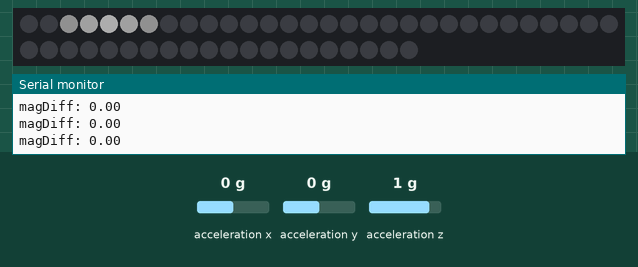
Simulated run of this sketch. Board: Arduino Uno, built with avr-gcc and run on an emulated ATmega328P. Shown: 50 RGB LEDs in strip order, left to right, continuing on the next row, the last lines printed to the serial monitor. Wiring (inferred from the names in the program): MMA8452 accelerometer at I2C address 0x1D. The inputs (shaded band) are chosen by the test bench; at power-on: acceleration x 0 g, acceleration y 0 g, acceleration z 1 g. Dim RGB values are drawn brighter than linear; random numbers use the default seed unless the sketch sets one; no radio packets arrive unless stated.

Above: at 1.2 s.
1.3 s: acceleration x set to -1.4 g
At 2.6 s:
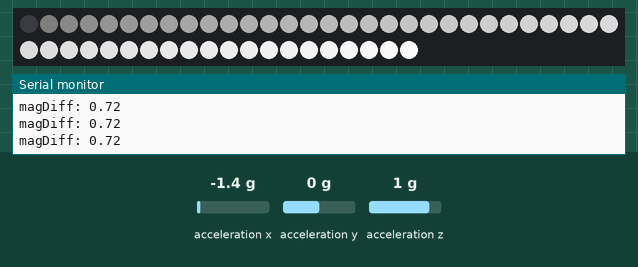
2.9 s: acceleration x set to -0.4 g
At 3.61 s:
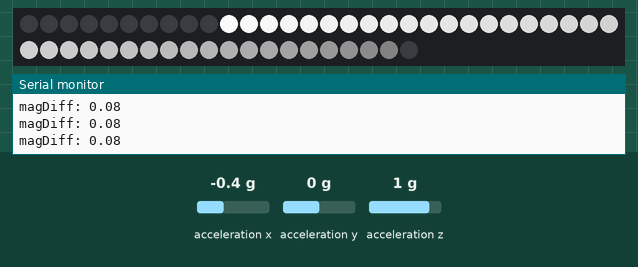
4.4 s: acceleration y set to -0.8 g
At 5.4 s:
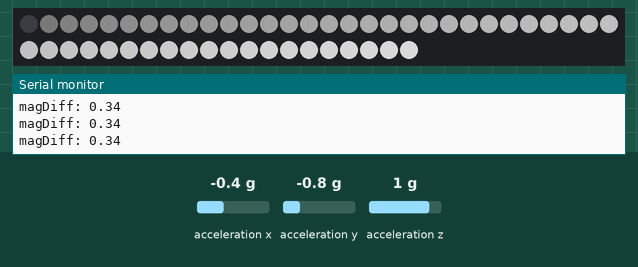
6.3 s: acceleration z set to -0.3 g
At 7.64 s:
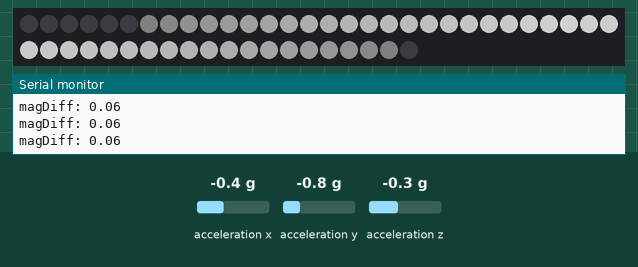
7.8 s: acceleration y set to -1.4 g
At 8.6 s:
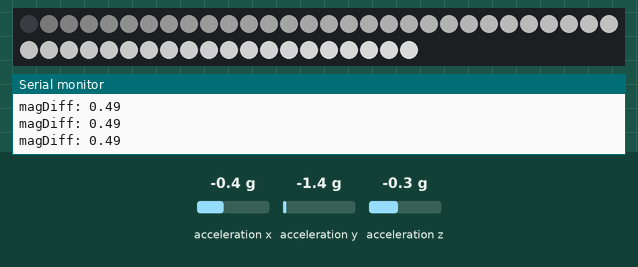
Timing chart, 0 to 10.7 s (numbered marks = the images above; inputs shaded):
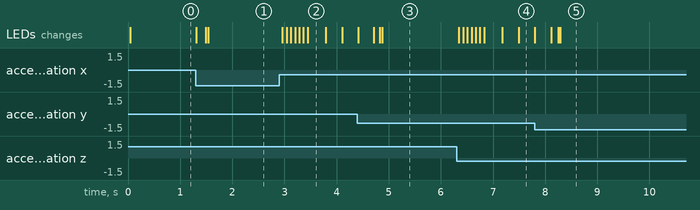

The sketch:

LEDCapacitor_code3.ino
```cpp
// (licence header left out)
#include <Wire.h> // Used for I2C
#include <Adafruit_NeoPixel.h>
#include <SPI.h>
#include "nRF24L01.h"
#include "RF24.h"
//#include "printf.h"


// The SparkFun breakout board defaults to 1, set to 0 if SA0 jumper on the bottom of the board is set
#define MMA8452_ADDRESS 0x1D  // 0x1D if SA0 is high, 0x1C if low

//Define a few of the registers that we will be accessing on the MMA8452
#define OUT_X_MSB 0x01
#define XYZ_DATA_CFG  0x0E
#define WHO_AM_I   0x0D
#define CTRL_REG1  0x2A

RF24 radio(9,10);

// Radio pipe addresses for the 2 nodes to communicate.
const uint64_t pipes[2] = { 0xF0F0F0F0E1LL, 0xF0F0F0F0D2LL };

// The various roles supported by this sketch
typedef enum { role_ping_out = 1, role_pong_back } role_e;

// The debug-friendly names of those roles
const char* role_friendly_name[] = { "invalid", "Ping out", "Pong back"};

// The role of the current running sketch
role_e role = role_pong_back;


#define GSCALE 2 // Sets full-scale range to +/-2, 4, or 8g. Used to calc real g values.
int PIN = 6;

//actual strip length is 50 pixels
Adafruit_NeoPixel strip = Adafruit_NeoPixel(50, PIN, NEO_GRB + NEO_KHZ800);

// Here is where you can put in your favorite colors that will appear!
// just add new {nnn, nnn, nnn}, lines. They will be picked out randomly
// R G B
uint8_t myFavoriteColors[][3] = {{200, 0, 200}, // purple
{200, 0, 0}, // red
{200, 200, 200}, // white
};

// don't edit the line below
#define FAVCOLORS sizeof(myFavoriteColors) / 3

// mess with this number to adjust TWINklitude :)
// lower number = more sensitive
#define MOVE_THRESHOLD 45

//variable control intensity
uint8_t fadeValue = 255;
uint8_t fadeRate = 3;
uint8_t pixIndex = 0;  //position of the pixel stream center
double magnitude = 1.0;  //stores magnitude of accelerations
double magDiff = 0.0;

//Patch Control Variables
uint8_t patch = 1;
boolean show = true;

//blob patch variables
uint8_t startBlob = 0;
uint8_t endBlob = 0;
uint8_t blobLen = 5;
uint8_t blobBright = 50;
uint8_t R = 0;
uint8_t G = 0;
uint8_t B =0;


//Debug Variables
boolean debug = false;

void setup()
{
  Serial.begin(115200);
  //Serial.println("MMA8452 Basic Example");

  strip.begin();
  strip.show(); // Initialize all pixels to 'off'

  Wire.begin(); //Join the bus as a master

  initMMA8452(); //Test and intialize the MMA8452

  //All the nRF stuff
  radio.begin();

  // optionally, increase the delay between retries & # of retries
  radio.setRetries(15,15);

  // optionally, reduce the payload size.  seems to
  // improve reliability
  //radio.setPayloadSize(8);

  //
  // Open pipes to other nodes for communication
  //

  // This simple sketch opens two pipes for these two nodes to communicate
  // back and forth.
  // Open 'our' pipe for writing
  // Open the 'other' pipe for reading, in position #1 (we can have up to 5 pipes open for reading)

  //if ( role == role_ping_out )
  {
    //radio.openWritingPipe(pipes[0]);
    radio.openReadingPipe(1,pipes[1]);
  }
  //else
  {
    //radio.openWritingPipe(pipes[1]);
    //radio.openReadingPipe(1,pipes[0]);
  }

  //
  // Start listening
  //

  radio.startListening();

  //
  // Dump the configuration of the rf unit for debugging
  //

  if(debug) {radio.printDetails(); }

}

void loop()
{
  int accelCount[3];  // Stores the 12-bit signed value
  readAccelData(accelCount);  // Read the x/y/z adc values

  // Now we'll calculate the accleration value into actual g's
  float accelG[3];  // Stores the real accel value in g's
  for (int i = 0 ; i < 3 ; i++)
  {
    accelG[i] = (float) accelCount[i] / ((1<<12)/(2*GSCALE));  // get actual g value, this depends on scale being set
  }

  // Print out values

  if(debug) {
    for (int i = 0 ; i < 3 ; i++)
    {
      Serial.print(accelG[i], 4);  // Print g values
      Serial.print("\t");  // tabs in between axes
    }
    Serial.println();
    delay(10);  // Delay here for visibility
  }


  // Get the magnitude (length) of the 3 axis vector
  // http://en.wikipedia.org/wiki/Euclidean_vector#Length
  magnitude = accelG[0]*accelG[0];
  magnitude += accelG[1]*accelG[1];
  magnitude += accelG[2]*accelG[2];
  magnitude = sqrt(magnitude);
  magDiff = abs(magnitude-1.0);
  if(true) {Serial.print("magDiff: "); Serial.println(magDiff);}
  /*
  // wait a bit
  delay(50);
  // get new data!
  readAccelData(accelCount);  // Read the x/y/z adc values

  // Now we'll calculate the accleration value into actual g's
  //update accelG
  for (int i = 0 ; i < 3 ; i++)
  {
    accelG[i] = (float) accelCount[i] / ((1<<12)/(2*GSCALE));  // get actual g value, this depends on scale being set
  }

  double newVector = accelG[1]*accelG[1];
  newVector += accelG[2]*accelG[2];
  newVector += accelG[3]*accelG[3];
  newVector = sqrt(newVector);

  if(debug) {Serial.print("New Len: "); Serial.println(newVector);}
  */
  //color for storing intensity according to Z axis (-1 to 1)
  uint8_t zColor = (uint8_t) abs(250*accelG[3]);
  if(debug) {Serial.print("ZColor = "); Serial.println(zColor);}


  //--------------------------------------------------------------------------------
  //Patches
  //--------------------------------------------------------------------------------
  //if show is on
  if(show) {
    //patch is one
    if(patch == 1) {

      //gravity blob (makes blob travel along rod based on which direction x is going
      //get X vector (direction along axis) (-) is down tube towards batt, (+) is up tube towards electronics
      //if accelG is negative, increase pixIndex by appropriate amount
      double botThres = 0.1;
      if(accelG[0] < botThres && accelG[0] > -botThres) { }  //if between thresholds do nothing
      else if(accelG[0] < -botThres && pixIndex < strip.numPixels()) {
        if(accelG[0] < -0.5 && pixIndex < strip.numPixels()-1) { pixIndex = pixIndex+2; }
        else if(accelG[0] < -0.2) { pixIndex ++; }

        //if(accelG[0] < -1.0) { pixIndex = pixIndex+3; }
      }
      else if(accelG[0] > botThres  && pixIndex > 0) {
        if(accelG[0] < 0.5  && pixIndex > 1) { pixIndex = pixIndex-2; }
        else if(accelG[0] < 0.2) { pixIndex --; }
        //if(accelG[0] < 1.0) { pixIndex = pixIndex-3; }
      }
      if(debug) {Serial.print("pixIndex = "); Serial.println(pixIndex);}

      //gravity blob with pulsing based on magnitude
      //if magnitude >1.5, somethings really really happening
      if( magDiff > 1) {
        if(blobLen <strip.numPixels()){
        blobLen += 15;
        }
        blobBright = 255;
      }
      //if magnitude >1.3, something really happening
      else if( magDiff > 0.5) {
        if(blobLen <strip.numPixels()){
        blobLen += 7;
        }
        blobBright = 255;
      }
      //if magnitude >1.1, then something happening
      else if( magDiff > 0.1) {
        if(blobLen <strip.numPixels()){
        blobLen += 3;
        }
        blobBright = 150;
      }

      //else fade light slowly
      else {
        if(blobLen >3){ blobLen--;}
        if(blobBright > 100) {blobBright--;}
        //blobLen = 5; blobBright = 50;
      }
      neuralBlob(255,255,255,blobBright,blobLen);
      delay(25);  //smoothing fading
    }

  }
  else {
    clearAll();
  }


  /*
  //Simple Blob Scroll
  if(pixIndex < (strip.numPixels()-5)) {
    neuralBlob(255, 255, 255, 255, 5);
    pixIndex++;
  }
  else {
    pixIndex = 0;
  }
  //}
  */

  /*

  //if movement
  if (abs(newVector - magnitude) > 0.2) {

//    if (fadeValue == 0 || fadeValue <= 150) {
//      fadeValue = fadeValue + 100;
//    }
//    else if (fadeValue >= 255) {
//      fadeValue = fadeValue - fadeRate;
//    }
//    else if (fadeValue <= 150)
//
    fadeValue = 250;
    //Serial.println("Twinkle!");
    blastAll(255-zColor, 0, zColor);
    //flashRandom(5, 5); // first number is 'wait' delay, shorter num == shorter twinkle
    //flashRandom(5, 8); // second number is how many neopixels to simultaneously light up
    //flashRandom(5, 15);
  }
  // if no movement
  else {
    fadeValue = fadeValue - fadeRate;
    Serial.print("fadeScalar  = "); Serial.println((fadeValue/255.0));
    Serial.print("fadeScalar*color  = "); Serial.println((int)(fadeValue/255.0)*zColor);

    //blastAll((255-zColor),0, zColor);
    blastAll(0,0,0);
  }
  */

}

//--------------------------------------------------------------------------------
//LED Pattern Methods
//--------------------------------------------------------------------------------

void blastAll(uint8_t R, uint8_t G, uint8_t B) {
  for (int i=0; i<strip.numPixels(); i++) {
      strip.setPixelColor(i, strip.Color(R, G, B));
  }
  strip.show();
}

//clear off all pixels
void clearAll() {
  for (int i=0; i<strip.numPixels(); i++) {
      strip.setPixelColor(i, strip.Color(0, 0, 0));
  }
  strip.show();
}

//draws a blob starting with center at index, and total length of length
//bright is 0-255
//uses pixIndex as center of blob
//index needs to be within 0 - length of strip
void neuralBlob(uint8_t R, uint8_t G, uint8_t B, byte bright, uint8_t blobLength) {

  //figure out where blob starts and ends

  //check to make sure its within strip.length bounds
  //if index is greater than range
  if(pixIndex > (strip.numPixels()-blobLength-1)) {
    // the middle and end are set to the
    pixIndex = strip.numPixels()-1-blobLength;
    endBlob = pixIndex+blobLength;
    startBlob = pixIndex-blobLength;

  }
  //if index is smaller than initial bloblength
  else if(pixIndex < blobLength) {
    startBlob = 0;
    pixIndex = startBlob+blobLength;
    endBlob = pixIndex+blobLength;
  }
  //else if within bounds
  else {
    startBlob = pixIndex - blobLength;
    endBlob = pixIndex + blobLength;
  }
  //loop through beginning of strip to startblob
  for (int i=0; i<startBlob; i++) {
      //clear color
      strip.setPixelColor(i, strip.Color(0,0,0));
  }
  //loop through lower bound (from startBlob to pixIndex)
  for (int i=startBlob; i<pixIndex; i++) {
      //as it increments up, reduce brightness by i/blobLength
      //Serial.print("Color R: "); Serial.println((int)(bright/255.0)*(i-startBlob)/blobLength*R);
      //Serial.print("Color R: "); Serial.println((i-startBlob)/blobLength*bright/255);
      strip.setPixelColor(i, strip.Color((bright/255.0)*(i-startBlob)/blobLength*R, (bright/255.0)*(i-startBlob)/blobLength*G, (bright/255.0)*(i-startBlob)/blobLength*B));
  }
  //loop through upper bound (from pixIndex to endBlob)
  for (int i=pixIndex; i<=endBlob; i++) {
      //as it increments up, reduce brightness by i/blobLength
      strip.setPixelColor(i, strip.Color((bright/255.0)*(blobLength-(i-pixIndex))/blobLength*R, (bright/255.0)*(blobLength-(i-pixIndex))/blobLength*G, (bright/255.0)*(blobLength-(i-pixIndex))/blobLength*B));
  }
  //loop through upper to end
  for (int i=endBlob+1; i<strip.numPixels(); i++) {
      //clear color
      strip.setPixelColor(i, strip.Color(0,0,0));
  }
  strip.show();

}


void flashRandom(int wait, uint8_t howmany) {

  for(uint16_t i=0; i<howmany; i++) {
    // pick a random favorite color!
    int c = random(FAVCOLORS);
    int red = myFavoriteColors[c][0];
    int green = myFavoriteColors[c][1];
    int blue = myFavoriteColors[c][2];

    // get a random pixel from the list
    int j = random(strip.numPixels());
    ////Serial.print("Lighting up "); //Serial.println(j);
    // now we will 'fade' it in 5 steps
    for (int x=0; x < 5; x++) {
      int r = red * (x+1); r /= 5;
      int g = green * (x+1); g /= 5;
      int b = blue * (x+1); b /= 5;
      strip.setPixelColor(j, strip.Color(r, g, b));
      strip.show();
      delay(wait);
    }
    // & fade out in 5 steps
    for (int x=5; x >= 0; x--) {
      int r = red * x; r /= 5;
      int g = green * x; g /= 5;
      int b = blue * x; b /= 5;
      strip.setPixelColor(j, strip.Color(r, g, b));
      strip.show();
      delay(wait);
    }
  }
}

//--------------------------------------------------------------------------------
//Acclerometer methods
//--------------------------------------------------------------------------------

void readAccelData(int *destination)
{
  byte rawData[6];  // x/y/z accel register data stored here

  readRegisters(OUT_X_MSB, 6, rawData);  // Read the six raw data registers into data array

  // Loop to calculate 12-bit ADC and g value for each axis
  for(int i = 0; i < 3 ; i++)
  {
    int gCount = (rawData[i*2] << 8) | rawData[(i*2)+1];  //Combine the two 8 bit registers into one 12-bit number
    gCount >>= 4; //The registers are left align, here we right align the 12-bit integer

    // If the number is negative, we have to make it so manually (no 12-bit data type)
    if (rawData[i*2] > 0x7F)
    {
      gCount = ~gCount + 1;
      gCount *= -1;  // Transform into negative 2's complement #
    }

    destination[i] = gCount; //Record this gCount into the 3 int array
  }
}

// Initialize the MMA8452 registers
// See the many application notes for more info on setting all of these registers:
// http://www.freescale.com/webapp/sps/site/prod_summary.jsp?code=MMA8452Q
void initMMA8452()
{
  byte c = readRegister(WHO_AM_I);  // Read WHO_AM_I register
  if (c == 0x2A) // WHO_AM_I should always be 0x2A
  {
    //Serial.println("MMA8452Q is online...");
  }
  else
  {
    //Serial.print("Could not connect to MMA8452Q: 0x");
    //Serial.println(c, HEX);
    while(1) ; // Loop forever if communication doesn't happen
  }

  MMA8452Standby();  // Must be in standby to change registers

  // Set up the full scale range to 2, 4, or 8g.
  byte fsr = GSCALE;
  if(fsr > 8) fsr = 8; //Easy error check
  fsr >>= 2; // Neat trick, see page 22. 00 = 2G, 01 = 4A, 10 = 8G
  writeRegister(XYZ_DATA_CFG, fsr);

  //The default data rate is 800Hz and we don't modify it in this example code

  MMA8452Active();  // Set to active to start reading
}

// Sets the MMA8452 to standby mode. It must be in standby to change most register settings
void MMA8452Standby()
{
  byte c = readRegister(CTRL_REG1);
  writeRegister(CTRL_REG1, c & ~(0x01)); //Clear the active bit to go into standby
}

// Sets the MMA8452 to active mode. Needs to be in this mode to output data
void MMA8452Active()
{
  byte c = readRegister(CTRL_REG1);
  writeRegister(CTRL_REG1, c | 0x01); //Set the active bit to begin detection
}

// Read bytesToRead sequentially, starting at addressToRead into the dest byte array
void readRegisters(byte addressToRead, int bytesToRead, byte * dest)
{
  Wire.beginTransmission(MMA8452_ADDRESS);
  Wire.write(addressToRead);
  Wire.endTransmission(false); //endTransmission but keep the connection active

  Wire.requestFrom(MMA8452_ADDRESS, bytesToRead); //Ask for bytes, once done, bus is released by default

  while(Wire.available() < bytesToRead); //Hang out until we get the # of bytes we expect

  for(int x = 0 ; x < bytesToRead ; x++)
    dest[x] = Wire.read();
}

// Read a single byte from addressToRead and return it as a byte
byte readRegister(byte addressToRead)
{
  Wire.beginTransmission(MMA8452_ADDRESS);
  Wire.write(addressToRead);
  Wire.endTransmission(false); //endTransmission but keep the connection active

  Wire.requestFrom(MMA8452_ADDRESS, 1); //Ask for 1 byte, once done, bus is released by default

  while(!Wire.available()) ; //Wait for the data to come back
  return Wire.read(); //Return this one byte
}

// Writes a single byte (dataToWrite) into addressToWrite
void writeRegister(byte addressToWrite, byte dataToWrite)
{
  Wire.beginTransmission(MMA8452_ADDRESS);
  Wire.write(addressToWrite);
  Wire.write(dataToWrite);
  Wire.endTransmission(); //Stop transmitting
}
```

Measured:
- after the input at 1.3 s, the LEDs: first change at once (image 1 shows a later state)
- after the input at 2.9 s, the LEDs: first change after 0.06 s (image 2 shows a later state)
- after the input at 6.3 s, the LEDs: first change after 0.05 s (image 4 shows a later state)
